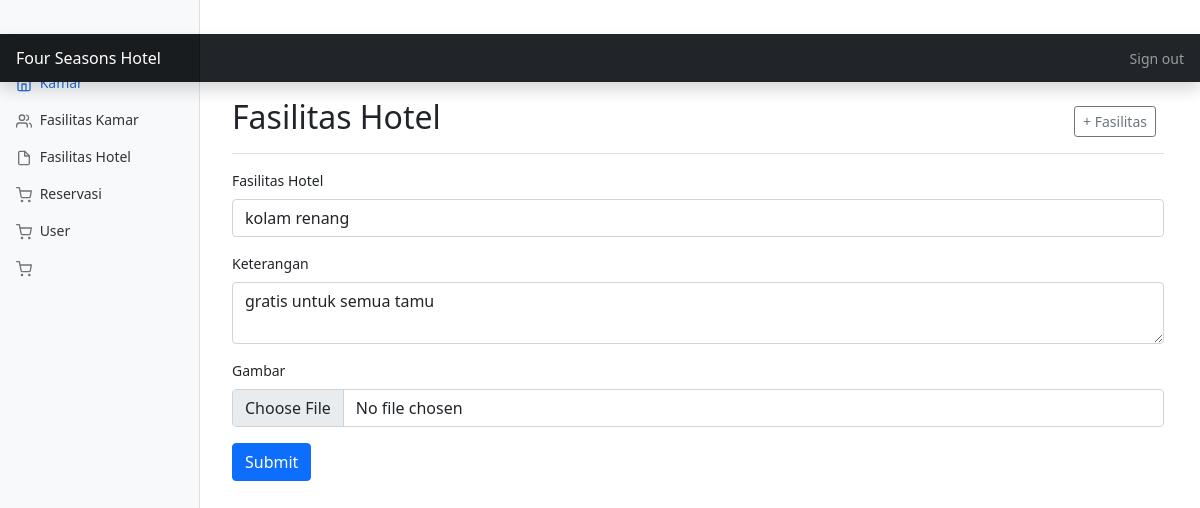
The page /admin/index.php?page=fasilitashotel-edit&id=2 (signed in) on the database its author committed.
### tables this page shows
CREATE TABLE `fasilitas_hotel` (
  `id` int(11) NOT NULL,
  `nama_fasilitashotel` varchar(255) NOT NULL,
  `keterangan` text NOT NULL,
  `gambar` text NOT NULL
);

### admin/fasilitashotel_edit.php (the view, shortened to what this page needs)
<?php
  include "../koneksi.php";
  $id = $_GET['id'];
  $edit = $conn->query("SELECT * FROM fasilitas_hotel WHERE id='$id'");
  while ($data = mysqli_fetch_array($edit)){
?>
<div class="d-flex justify-content-between flex-wrap flex-md-nowrap align-items-center pt-3 pb-2 mb-3 border-bottom">
  <h1 class="h2">Fasilitas Hotel</h1>
  <div class="btn-toolbar mb-2 mb-md-0">
    <div class="btn-group me-2">
      <a href="index.php?page=fasilitashotel-input">
        <button type="button" class="btn btn-sm btn-outline-secondary">+ Fasilitas</button>
      </a>
    </div>
  </div>
</div>
<div class="table-responsive">
  <form method="post" action="" enctype="multipart/form-data">
    <div class="mb-3">
      <label for="fasilitashotel" class="form-label">Fasilitas Hotel</label>
      <input type="text" class="form-control" id="fasilitashotel" name="fasilitashotel" value="<?php echo $data['nama_fasilitashotel'] ?>">
    </div>
    <div class="mb-3">
      <label for="keterangan" class="form-label">Keterangan</label>
      <textarea class="form-control"  id="keterangan" name="keterangan"><?php echo $data['keterangan'] ?></textarea>
    </div>
    <div class="mb-3">
      <label for="gambar" class="form-label">Gambar</label>
      <input type="file" class="form-control" id="gambar" name="gambar" value="<?php echo $data['gambar'] ?>">
    </div>
    <button type="submit" class="btn btn-primary" name="simpan">Submit</button>
  <?php } ?>
  </form>
</div>

### css/dashboard.css (style rules this page uses)
body { font-size: .875rem; }

### rows shown on the page
fasilitas_hotel: fasilitashotel "kolam renang", keterangan "gratis untuk semua tamu"
